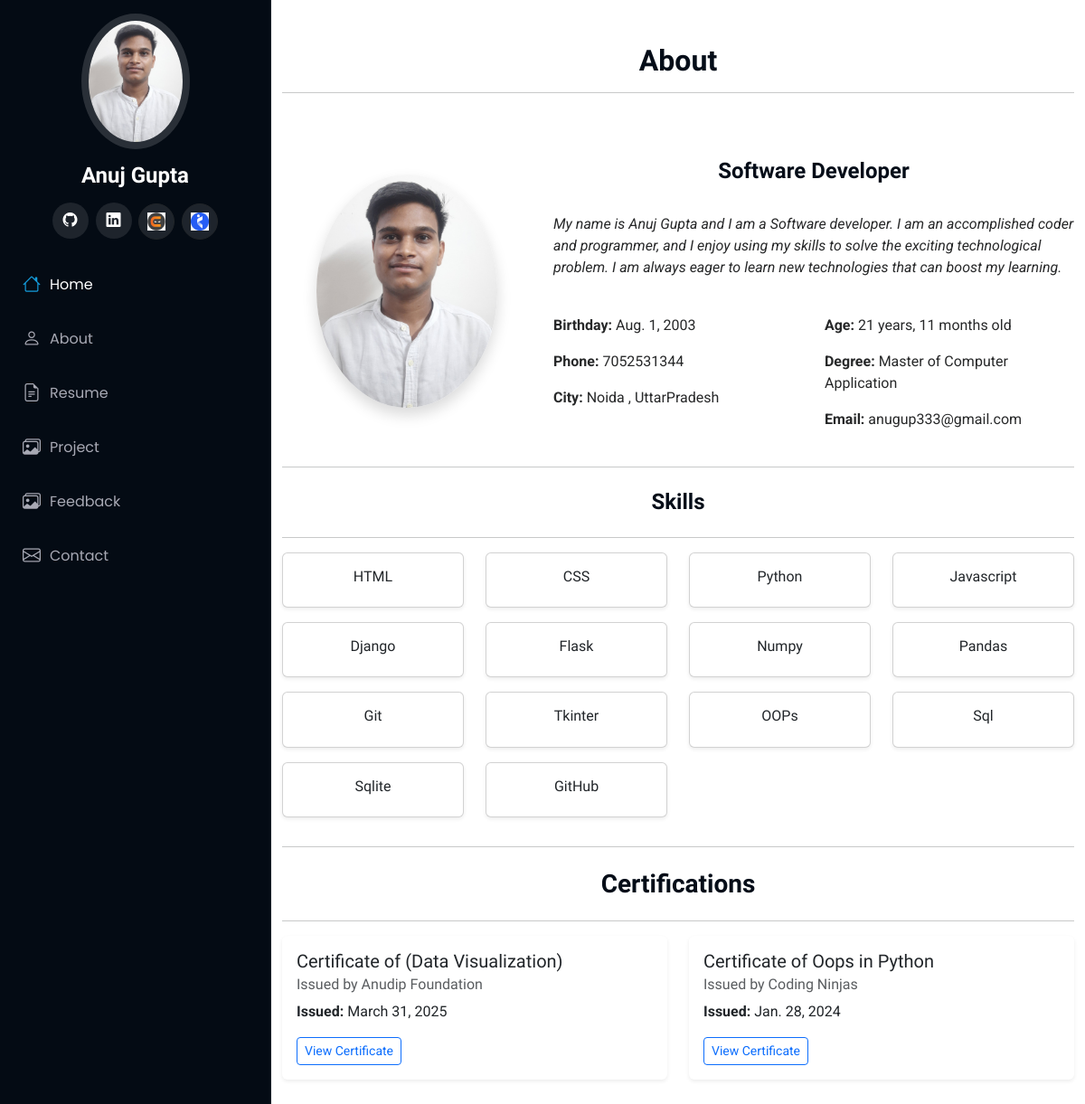
The page /about/ on the database its author committed.
### profile_app/models.py (models this page shows, shortened)
class About(models.Model):
    name = models.CharField(max_length=100)
    profile_picture = models.ImageField(upload_to='about_me/', blank=True, null=True)
    title = models.CharField(max_length=150)  # e.g., "UI/UX Designer & Web Developer"
    bio = models.TextField()
    location = models.CharField(max_length=100)
    dob = models.DateField()
    phone = models.CharField(max_length=10)
    email = models.EmailField()
    degree = models.CharField(max_length=100)

class Skill(models.Model):
    name = models.CharField(max_length=100)

class Certification(models.Model):
    title = models.CharField(max_length=200)
    issuer = models.CharField(max_length=100)
    issue_date = models.DateField()
    certificate_url = models.URLField(blank=True, null=True)

### profile_app/views.py (the view)
# urls.py: path('about/', views.about_view, name='about'),
def about_view(request):
    about = About.objects.first()  # assuming one profile
    skills = Skill.objects.all()
    certifications = Certification.objects.all()
    return render(request, 'about.html', {'about': about,'skills': skills,'certifications': certifications})

### templates/about.html (shortened to what this page needs)
{% extends "basic.html" %}
{% block body %}
<section class="container py-5" id="about">
  {% if about %}
  <div class="text-center mb-5">
    <h2 class="fw-bold">About</h2>
    <hr>
  </div>
  <div class="row align-items-center">
    {% if about.profile_picture %}
    <div class="col-md-4 text-center">
      <img src="{{ about.profile_picture.url }}" alt="Profile" class="img-fluid rounded-circle shadow" style="max-width: 200px;">
    </div>
    {% endif %}
    <div class="col-md-8 mt-4">
      <h4 class="fw-bold text-center">{{ about.title }}</h4>
      <br>
      <p><i>{{ about.bio }}</i></p>
      <br>
      <div class="row">
        <div class="col-md-6">
          <p><strong>Birthday: </strong> {{ about.dob }}</p>
          <p><strong>Phone: </strong> {{ about.phone }}</p>
          <p><strong>City: </strong> {{ about.location }}</p>
        </div>
        <div class="col-md-6">
          <p><strong>Age: </strong> {{ about.dob|timesince }} old</p>
          <p><strong>Degree: </strong> {{ about.degree }}</p>
          <p><strong>Email: </strong> {{ about.email }}</p>
        </div>
      </div>
    </div>
  </div>
  {% endif %}
  <hr class="my-4">
  <div class=" text-center mb-4">
    <h4 class="fw-bold" >Skills</h4>
  </div>
  <hr>
  <div class="row">
    {% for skill in skills %}
    <div class="col-md-3 mb-3">
      <div class="card shadow-sm h-100">
        <div class="card-body text-center">
          <h6 class="card-title">{{ skill.name }}</h6>
        </div>
      </div>
    </div>
    {% endfor %}
  </div>
  <hr>
  <h3 class="fw-bold text-center mb-4 mt-4">Certifications</h3>
  <hr>
  <div class="row">
    {% for cert in certifications %}
    <div class="col-md-6 mb-4">
      <div class="card shadow-sm border-0 h-100">
        <div class="card-body">
          <h5 class="card-title">{{ cert.title }}</h5>
          <h6 class="card-subtitle mb-2 text-muted">Issued by {{ cert.issuer }}</h6>
          <p class="card-text"><strong>Issued:</strong> {{ cert.issue_date }}</p>
          {% if cert.certificate_url %}
            <a href="{{ cert.certificate_url }}" target="_blank" class="btn btn-outline-primary btn-sm">View Certificate</a>
          {% endif %}
        </div>
      </div>
    </div>
    {% endfor %}
  </div>
</section>
{% endblock body %}

### static/assets/css/main.css (style rules this page uses)
:root { --default-font: "Roboto", system-ui, -apple-system, "Segoe UI", Roboto, "Helvetica Neue", Arial, "Noto Sans", "Liberation Sans", sans-serif, "Apple Color Emoji", "Segoe UI Emoji", "Segoe UI Symbol", "Noto Color Emoji"; --heading-font: "Raleway", sans-serif; --nav-font: "Poppins", sans-serif; }
:root { --background-color: #ffffff; --default-color: #272829; --heading-color: #050d18; --accent-color: #149ddd; --surface-color: #ffffff; --contrast-color: #ffffff; }
:root { --nav-color: #a8a9b4; --nav-hover-color: #ffffff; --nav-mobile-background-color: #040b14; --nav-dropdown-background-color: #040b14; --nav-dropdown-color: #a8a9b4; --nav-dropdown-hover-color: #ffffff; }
:root { scroll-behavior: smooth; }
body { color: var(--default-color); background-color: var(--background-color); font-family: var(--default-font); }
a { color: var(--accent-color); text-decoration: none; transition: 0.3s; }
h1, h2, h3, h4, h5, h6 { color: var(--heading-color); font-family: var(--heading-font); }
section, .section { color: var(--default-color); background-color: var(--background-color); padding: 60px 0; overflow: clip; }

### rows shown on the page
About: profile_picture (picture), title "Software Developer", bio "My name is Anuj Gupta and I am a Software developer. I am an accomplished coder and programmer, and I enjoy using my skills to solve the exciting technological problem. I am always eager to learn new technologies that can boost my learning.", dob "Aug. 1, 2003", phone "7052531344", location "Noida , UttarPradesh", dob "21 years, 11 months", degree "Master of Computer Application", email "anugup333@gmail.com"
Skill: name "HTML"
Skill: name "CSS"
Skill: name "Python"
Skill: name "Javascript"
Skill: name "Django"
Skill: name "Flask"
Skill: name "Numpy"
Skill: name "Pandas"
Skill: name "Git"
Skill: name "Tkinter"
Skill: name "OOPs"
Skill: name "Sql"
Skill: name "Sqlite"
Skill: name "GitHub"
Certification: title "Certificate of (Data Visualization)", issuer "Anudip Foundation", issue_date "March 31, 2025"
Certification: title "Certificate of Oops in Python", issuer "Coding Ninjas", issue_date "Jan. 28, 2024"
